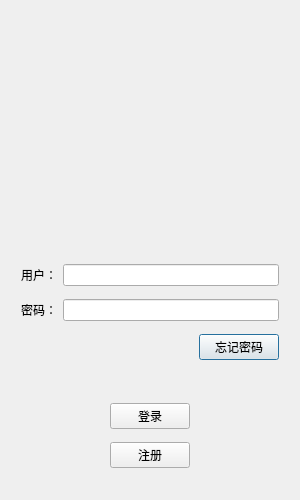
<?xml version="1.0" encoding="UTF-8"?>
<ui version="4.0">
 <class>LoginDialog</class>
 <widget class="QDialog" name="LoginDialog">
  <property name="minimumSize">
   <size>
    <width>300</width>
    <height>500</height>
   </size>
  </property>
  <property name="maximumSize">
   <size>
    <width>300</width>
    <height>500</height>
   </size>
  </property>
  <property name="windowTitle">
   <string>Dialog</string>
  </property>
  <layout class="QVBoxLayout" name="verticalLayout_2">
   <item>
    <layout class="QVBoxLayout" name="verticalLayout">
     <property name="leftMargin">
      <number>10</number>
     </property>
     <property name="topMargin">
      <number>10</number>
     </property>
     <property name="rightMargin">
      <number>10</number>
     </property>
     <property name="bottomMargin">
      <number>10</number>
     </property>
     <item>
      <spacer name="verticalSpacer_4">
       <property name="orientation">
        <enum>Qt::Vertical</enum>
       </property>
       <property name="sizeType">
        <enum>QSizePolicy::Minimum</enum>
       </property>
       <property name="sizeHint" stdset="0">
        <size>
         <width>4</width>
         <height>10</height>
        </size>
       </property>
      </spacer>
     </item>
     <item>
      <layout class="QHBoxLayout" name="horizontalLayout_6">
       <property name="sizeConstraint">
        <enum>QLayout::SetDefaultConstraint</enum>
       </property>
       <item>
        <widget class="QLabel" name="label">
         <property name="enabled">
          <bool>true</bool>
         </property>
         <property name="maximumSize">
          <size>
           <width>200</width>
           <height>200</height>
          </size>
         </property>
         <property name="text">
          <string/>
         </property>
         <property name="textFormat">
          <enum>Qt::AutoText</enum>
         </property>
         <property name="pixmap">
          <pixmap resource="images.qrc">:/images/favicon.jpg</pixmap>
         </property>
         <property name="scaledContents">
          <bool>true</bool>
         </property>
         <property name="alignment">
          <set>Qt::AlignCenter</set>
         </property>
         <property name="wordWrap">
          <bool>false</bool>
         </property>
        </widget>
       </item>
      </layout>
     </item>
     <item>
      <spacer name="verticalSpacer_3">
       <property name="orientation">
        <enum>Qt::Vertical</enum>
       </property>
       <property name="sizeType">
        <enum>QSizePolicy::Preferred</enum>
       </property>
       <property name="sizeHint" stdset="0">
        <size>
         <width>17</width>
         <height>13</height>
        </size>
       </property>
      </spacer>
     </item>
     <item>
      <layout class="QHBoxLayout" name="horizontalLayout_2">
       <property name="leftMargin">
        <number>0</number>
       </property>
       <item>
        <widget class="QLabel" name="label_2">
         <property name="text">
          <string>用户：</string>
         </property>
        </widget>
       </item>
       <item>
        <widget class="QLineEdit" name="lineEdit"/>
       </item>
      </layout>
     </item>
     <item>
      <layout class="QHBoxLayout" name="horizontalLayout_7">
       <item>
        <widget class="QLabel" name="label_3">
         <property name="text">
          <string>密码：</string>
         </property>
        </widget>
       </item>
       <item>
        <widget class="QLineEdit" name="lineEdit_2"/>
       </item>
      </layout>
     </item>
     <item>
      <layout class="QHBoxLayout" name="horizontalLayout_8">
       <item>
        <spacer name="horizontalSpacer">
         <property name="orientation">
          <enum>Qt::Horizontal</enum>
         </property>
         <property name="sizeHint" stdset="0">
          <size>
           <width>40</width>
           <height>20</height>
          </size>
         </property>
        </spacer>
       </item>
       <item>
        <widget class="QPushButton" name="pushButton_3">
         <property name="text">
          <string>忘记密码</string>
         </property>
        </widget>
       </item>
      </layout>
     </item>
     <item>
      <spacer name="verticalSpacer">
       <property name="orientation">
        <enum>Qt::Vertical</enum>
       </property>
       <property name="sizeType">
        <enum>QSizePolicy::Minimum</enum>
       </property>
       <property name="sizeHint" stdset="0">
        <size>
         <width>20</width>
         <height>30</height>
        </size>
       </property>
      </spacer>
     </item>
     <item>
      <layout class="QHBoxLayout" name="horizontalLayout_4">
       <item>
        <widget class="QPushButton" name="log_btn">
         <property name="maximumSize">
          <size>
           <width>80</width>
           <height>16777215</height>
          </size>
         </property>
         <property name="autoFillBackground">
          <bool>false</bool>
         </property>
         <property name="text">
          <string>登录</string>
         </property>
        </widget>
       </item>
      </layout>
     </item>
     <item>
      <layout class="QHBoxLayout" name="horizontalLayout_5">
       <item>
        <widget class="QPushButton" name="reg_btn">
         <property name="maximumSize">
          <size>
           <width>80</width>
           <height>16777215</height>
          </size>
         </property>
         <property name="text">
          <string>注册</string>
         </property>
        </widget>
       </item>
      </layout>
     </item>
    </layout>
   </item>
  </layout>
 </widget>
 <resources>
  <include location="images.qrc"/>
 </resources>
 <connections/>
</ui>
